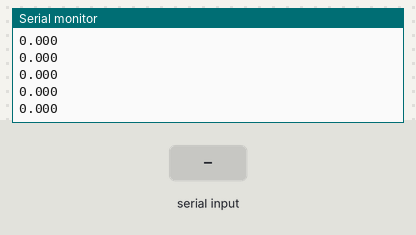
The sketch below on a simulated Arduino Uno, built with avr-gcc and run on an emulated ATmega328P. Shown: the last lines printed to the serial monitor. The inputs (shaded band) are chosen by the test bench.

Above: at 1.2 s.
1.3 s: "90,45\n" received over Serial
At 1.41 s:
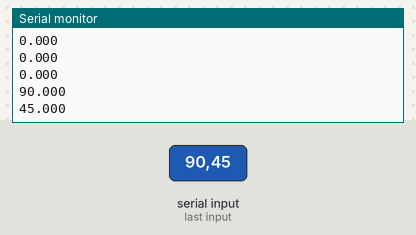
2.8 s: "30,150\n" received over Serial
At 2.91 s:
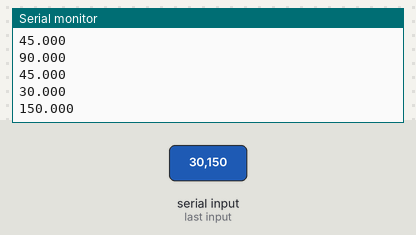
Timing chart, 0 to 5.8 s (numbered marks = the images above; inputs shaded):
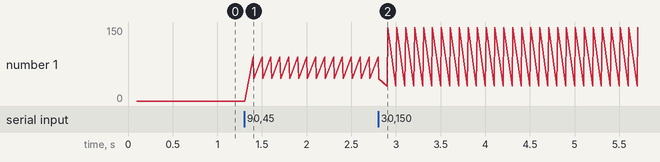

Measured:
- after the input at 1.3 s, the serial monitor: prints a new line after 0.10 s (image 1)
- after the input at 2.8 s, the serial monitor: prints a new line after 0.10 s (image 2)
- plotted number 1: 0 → 45 after the input at 1.3 s, 45 → 150 after the input at 2.8 s

The sketch:

SerialPythonArduino.ino
```cpp
//#include<string.h>
unsigned long lastTime, sampleTime;

String inputString = "";
bool stringComplete = false;
const char separator = ',';
const int dataLength = 2;
double data[dataLength];
void setup() {
 Serial.begin(9600);
 sampleTime = 100;
 lastTime = millis();

}

void loop() {
  if (stringComplete)
  {
    for(int i = 0; i < dataLength; i++){
    int index = inputString.indexOf(separator);
    data[i] = inputString.substring(0,index).toFloat();
    inputString = inputString.substring(index+ + 1);
    }
    inputString = "";
    stringComplete = false;

  }
  if(millis()-lastTime >= sampleTime){
   lastTime = millis();
   Serial.println(data[0],3);
   Serial.println(data[1],3);
  }
}
void serialEvent(){

  while(Serial.available()){
    char inChar = (char)Serial.read();
    inputString += inChar;
    if (inChar =='\n'){
      stringComplete = true;
    }
  }
}
```
